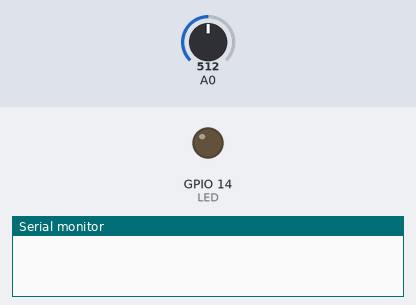
This sketch was run on a simulated ESP8266 (NodeMCU). On the bench: output pins drawn as LEDs (lit = HIGH), the last lines printed to the serial monitor. The inputs (shaded band) are chosen by the test bench; at power-on: A0 = 512. WiFi joins after 1.5 s; servers stay silent unless stated.

Above: at 0.0 s.
At 2.8 s:
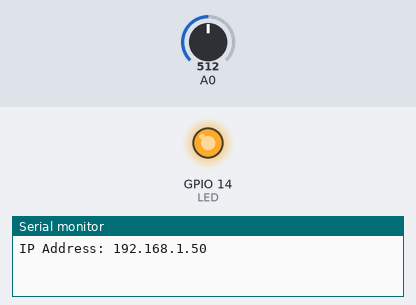
2.9 s: A0 set to 306
Timing chart, 0 to 5.9 s (numbered marks = the images above; inputs shaded):
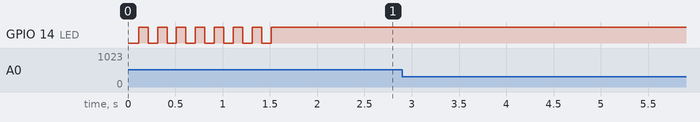

The sketch:

HW_firmware.ino
```cpp
#include <ESP8266WiFi.h> //Including ESP8266 library

const char* ssid     = "DNA-WLAN-2G-B2B0"; //Wifi name
const char* password = "Vekkuli12"; //Wifi password
int LED = 14; //Led pin

unsigned long myTime = 0;
unsigned long oldTime = 0;
unsigned long newTime = 0;
int avg = 0;
int amplitude = 0;
int beat = 0;
float iirNew,iirOld,iirFiltered;
bool situation = true;
float threshold = 0;
float minData = 0;
float maxData = 0;
float x = 0;
float y = 0;
unsigned long testi;

void setup_wifi() { //Wifi setup void
  delay(10);
  WiFi.mode(WIFI_STA); //Setting wifi mode
  WiFi.begin(ssid, password); //Start connecting wifi

  while (WiFi.status() != WL_CONNECTED) { //Do this while not connected to wifi
   // Serial.println("not connected...");
    digitalWrite(LED, LOW); //Led off
    delay(100); //Blinking led every 200ms
    digitalWrite(LED, HIGH); //Led on
    delay(100);
  }
  //Serial.println("Connected!!");
  IPAddress ip = WiFi.localIP();
  Serial.print("IP Address: "); // print your WiFi shield's IP address:
  Serial.println(ip);
  digitalWrite(LED, HIGH); //Making sure led is on when connected wifi
}

int bpm(float data){
  if(situation == true){
    if(data >= threshold){
      if(data > maxData){
        maxData = data;
        newTime = myTime;
      }}
    else{
      x = maxData;
      testi = newTime - oldTime;
      beat = round(60/((newTime - oldTime)*10^-3));
      Serial.print("aika1: ");
      Serial.print(newTime);
      Serial.print("aika2: ");
      Serial.print(oldTime);
      Serial.print("lasketaan: ");
      Serial.println(testi);
      oldTime = newTime;
      maxData = 0;
      situation = false;
    }}
  else if(situation == false){
    if(data <= threshold){
      if(data < minData){
        minData = data;
      }
    }
    else{
      y = minData;
      minData = 0;
      situation = true;
    }
  }
  amplitude = (x-y)/2;
  threshold = amplitude/3;
  return beat;
}

float iir_filter(int data){
  avg = 0;
  for(int i=0;i<64;i++){    //
    avg+=data;
  }
  avg = avg/64;
  iirNew = avg;
  if(iirOld != 0){
    iirNew = iirOld*0.99+iirNew*0.01;
    iirOld = iirNew;
  }
  else{
    iirOld = iirNew;
  }
  iirFiltered = avg-iirNew;
  return iirFiltered;
}

void setup() {
  Serial.begin(115200); //Setting up the baud speed
  pinMode(LED, OUTPUT); // Setting led as output
  setup_wifi(); //Start setup_wifi void

}

void loop() {

  myTime = millis();
  bpm(iir_filter(analogRead(A0)));
//  Serial.print(myTime);
//  Serial.print(" ");
//  Serial.println(testi);
  delay(5);
}
```
